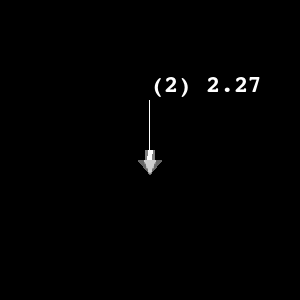

The Python source for this figure:
#!/usr/bin/env python

# Test vtkCaptionActor2D with an arrow leader glyph.

import vtkmodules.vtkInteractionStyle  # noqa: F401
import vtkmodules.vtkRenderingFreeType  # noqa: F401
import vtkmodules.vtkRenderingOpenGL2  # noqa: F401

from vtkmodules.vtkFiltersSources import vtkArrowSource
from vtkmodules.vtkRenderingAnnotation import vtkCaptionActor2D
from vtkmodules.vtkRenderingCore import (
    vtkRenderWindow,
    vtkRenderWindowInteractor,
    vtkRenderer,
)

# Caption actor
caption_actor = vtkCaptionActor2D()
caption_actor.SetAttachmentPoint(0, 0, 0)
caption_actor.SetCaption("(2) 2.27")
caption_actor.BorderOff()

# Arrow leader glyph
leader_glyph = vtkArrowSource()
leader_glyph.SetShaftRadius(0.2)
leader_glyph.SetTipRadius(0.5)
leader_glyph.SetTipLength(0.6)
leader_glyph.Update()

caption_actor.SetLeaderGlyphConnection(leader_glyph.GetOutputPort())
caption_actor.SetLeaderGlyphSize(0.05)
caption_actor.SetMaximumLeaderGlyphSize(30)

caption_actor.SetPadding(0)
caption_actor.GetCaptionTextProperty().SetJustificationToLeft()
caption_actor.GetCaptionTextProperty().ShadowOff()
caption_actor.GetCaptionTextProperty().ItalicOff()
caption_actor.GetCaptionTextProperty().SetFontFamilyToCourier()
caption_actor.GetCaptionTextProperty().SetFontSize(24)
caption_actor.GetTextActor().SetTextScaleModeToNone()
caption_actor.SetPosition(0.0, 50.0)

# Renderer
renderer = vtkRenderer()
renderer.SetBackground(0, 0, 0)
renderer.AddActor(caption_actor)

# Render window
render_window = vtkRenderWindow()
render_window.AddRenderer(renderer)
render_window.SetWindowName("caption actor2d overlay")
render_window.SetMultiSamples(0)
render_window.SetSize(300, 300)

# Interactor
interactor = vtkRenderWindowInteractor()
interactor.SetRenderWindow(render_window)

interactor.Initialize()
interactor.Start()
